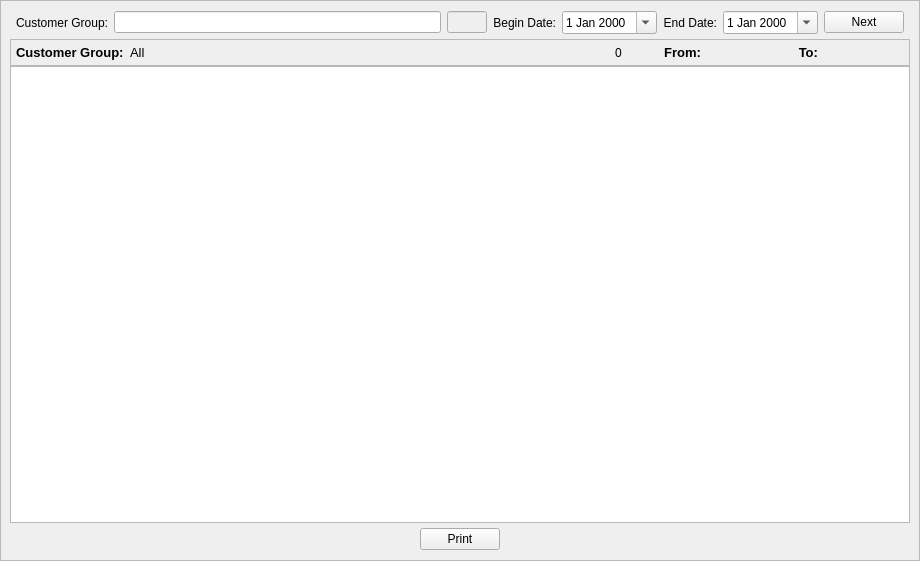
<?xml version="1.0" encoding="UTF-8"?>
<ui version="4.0">
 <class>CustomerSalesAndRecovery</class>
 <widget class="QWidget" name="CustomerSalesAndRecovery">
  <property name="geometry">
   <rect>
    <x>0</x>
    <y>0</y>
    <width>920</width>
    <height>561</height>
   </rect>
  </property>
  <property name="windowTitle">
   <string>Form</string>
  </property>
  <layout class="QHBoxLayout" name="horizontalLayout">
   <property name="leftMargin">
    <number>0</number>
   </property>
   <property name="topMargin">
    <number>0</number>
   </property>
   <property name="rightMargin">
    <number>0</number>
   </property>
   <property name="bottomMargin">
    <number>0</number>
   </property>
   <item>
    <widget class="QFrame" name="frame_2">
     <property name="frameShape">
      <enum>QFrame::StyledPanel</enum>
     </property>
     <property name="frameShadow">
      <enum>QFrame::Raised</enum>
     </property>
     <layout class="QHBoxLayout" name="horizontalLayout_6">
      <property name="leftMargin">
       <number>0</number>
      </property>
      <property name="topMargin">
       <number>5</number>
      </property>
      <property name="rightMargin">
       <number>0</number>
      </property>
      <property name="bottomMargin">
       <number>5</number>
      </property>
      <item>
       <spacer name="horizontalSpacer">
        <property name="orientation">
         <enum>Qt::Horizontal</enum>
        </property>
        <property name="sizeHint" stdset="0">
         <size>
          <width>0</width>
          <height>20</height>
         </size>
        </property>
       </spacer>
      </item>
      <item>
       <widget class="QFrame" name="frame">
        <property name="minimumSize">
         <size>
          <width>900</width>
          <height>0</height>
         </size>
        </property>
        <property name="maximumSize">
         <size>
          <width>900</width>
          <height>16777215</height>
         </size>
        </property>
        <property name="frameShape">
         <enum>QFrame::NoFrame</enum>
        </property>
        <property name="frameShadow">
         <enum>QFrame::Raised</enum>
        </property>
        <layout class="QGridLayout" name="gridLayout_2">
         <property name="leftMargin">
          <number>0</number>
         </property>
         <property name="topMargin">
          <number>0</number>
         </property>
         <property name="rightMargin">
          <number>0</number>
         </property>
         <property name="bottomMargin">
          <number>0</number>
         </property>
         <property name="verticalSpacing">
          <number>0</number>
         </property>
         <item row="3" column="0" colspan="3">
          <widget class="QFrame" name="frame_4">
           <property name="frameShape">
            <enum>QFrame::NoFrame</enum>
           </property>
           <property name="frameShadow">
            <enum>QFrame::Raised</enum>
           </property>
           <layout class="QHBoxLayout" name="horizontalLayout_7">
            <property name="leftMargin">
             <number>5</number>
            </property>
            <property name="topMargin">
             <number>5</number>
            </property>
            <property name="rightMargin">
             <number>5</number>
            </property>
            <property name="bottomMargin">
             <number>5</number>
            </property>
            <item>
             <spacer name="horizontalSpacer_5">
              <property name="orientation">
               <enum>Qt::Horizontal</enum>
              </property>
              <property name="sizeHint" stdset="0">
               <size>
                <width>399</width>
                <height>20</height>
               </size>
              </property>
             </spacer>
            </item>
            <item>
             <widget class="QPushButton" name="printButton">
              <property name="maximumSize">
               <size>
                <width>80</width>
                <height>16777215</height>
               </size>
              </property>
              <property name="text">
               <string>Print</string>
              </property>
             </widget>
            </item>
            <item>
             <spacer name="horizontalSpacer_6">
              <property name="orientation">
               <enum>Qt::Horizontal</enum>
              </property>
              <property name="sizeHint" stdset="0">
               <size>
                <width>398</width>
                <height>20</height>
               </size>
              </property>
             </spacer>
            </item>
           </layout>
          </widget>
         </item>
         <item row="2" column="0" colspan="3">
          <widget class="QTableWidget" name="detailTable">
           <property name="focusPolicy">
            <enum>Qt::NoFocus</enum>
           </property>
           <property name="editTriggers">
            <set>QAbstractItemView::NoEditTriggers</set>
           </property>
           <property name="alternatingRowColors">
            <bool>true</bool>
           </property>
           <property name="selectionMode">
            <enum>QAbstractItemView::NoSelection</enum>
           </property>
           <property name="selectionBehavior">
            <enum>QAbstractItemView::SelectRows</enum>
           </property>
          </widget>
         </item>
         <item row="0" column="1">
          <widget class="QFrame" name="frame_3">
           <property name="minimumSize">
            <size>
             <width>700</width>
             <height>0</height>
            </size>
           </property>
           <property name="maximumSize">
            <size>
             <width>16777215</width>
             <height>16777215</height>
            </size>
           </property>
           <property name="frameShape">
            <enum>QFrame::NoFrame</enum>
           </property>
           <property name="frameShadow">
            <enum>QFrame::Raised</enum>
           </property>
           <layout class="QHBoxLayout" name="horizontalLayout_9">
            <property name="leftMargin">
             <number>0</number>
            </property>
            <property name="topMargin">
             <number>5</number>
            </property>
            <property name="rightMargin">
             <number>0</number>
            </property>
            <property name="bottomMargin">
             <number>5</number>
            </property>
            <item>
             <layout class="QHBoxLayout" name="horizontalLayout_5">
              <item>
               <widget class="QLabel" name="label">
                <property name="text">
                 <string>Customer Group:</string>
                </property>
                <property name="alignment">
                 <set>Qt::AlignRight|Qt::AlignTrailing|Qt::AlignVCenter</set>
                </property>
               </widget>
              </item>
              <item>
               <layout class="QHBoxLayout" name="horizontalLayout_2">
                <item>
                 <widget class="QLineEdit" name="groupname"/>
                </item>
                <item>
                 <widget class="QLineEdit" name="groupid">
                  <property name="enabled">
                   <bool>false</bool>
                  </property>
                  <property name="maximumSize">
                   <size>
                    <width>40</width>
                    <height>16777215</height>
                   </size>
                  </property>
                 </widget>
                </item>
               </layout>
              </item>
             </layout>
            </item>
            <item>
             <layout class="QHBoxLayout" name="horizontalLayout_4">
              <item>
               <widget class="QLabel" name="label_2">
                <property name="text">
                 <string>Begin Date:</string>
                </property>
                <property name="alignment">
                 <set>Qt::AlignRight|Qt::AlignTrailing|Qt::AlignVCenter</set>
                </property>
               </widget>
              </item>
              <item>
               <widget class="QDateEdit" name="begindate">
                <property name="maximumSize">
                 <size>
                  <width>16777215</width>
                  <height>16777215</height>
                 </size>
                </property>
                <property name="calendarPopup">
                 <bool>true</bool>
                </property>
               </widget>
              </item>
             </layout>
            </item>
            <item>
             <layout class="QHBoxLayout" name="horizontalLayout_3">
              <item>
               <widget class="QLabel" name="label_3">
                <property name="text">
                 <string>End Date:</string>
                </property>
                <property name="alignment">
                 <set>Qt::AlignRight|Qt::AlignTrailing|Qt::AlignVCenter</set>
                </property>
               </widget>
              </item>
              <item>
               <widget class="QDateEdit" name="enddate">
                <property name="maximumSize">
                 <size>
                  <width>16777215</width>
                  <height>16777215</height>
                 </size>
                </property>
                <property name="calendarPopup">
                 <bool>true</bool>
                </property>
               </widget>
              </item>
             </layout>
            </item>
            <item>
             <widget class="QPushButton" name="nextButton">
              <property name="maximumSize">
               <size>
                <width>80</width>
                <height>16777215</height>
               </size>
              </property>
              <property name="text">
               <string>Next</string>
              </property>
             </widget>
            </item>
           </layout>
          </widget>
         </item>
         <item row="1" column="0" colspan="3">
          <widget class="QFrame" name="frame_5">
           <property name="minimumSize">
            <size>
             <width>0</width>
             <height>0</height>
            </size>
           </property>
           <property name="maximumSize">
            <size>
             <width>16777215</width>
             <height>40</height>
            </size>
           </property>
           <property name="frameShape">
            <enum>QFrame::StyledPanel</enum>
           </property>
           <property name="frameShadow">
            <enum>QFrame::Raised</enum>
           </property>
           <property name="midLineWidth">
            <number>1</number>
           </property>
           <layout class="QHBoxLayout" name="horizontalLayout_8">
            <property name="leftMargin">
             <number>5</number>
            </property>
            <property name="topMargin">
             <number>5</number>
            </property>
            <property name="rightMargin">
             <number>5</number>
            </property>
            <property name="bottomMargin">
             <number>5</number>
            </property>
            <item>
             <widget class="QLabel" name="label_4">
              <property name="minimumSize">
               <size>
                <width>108</width>
                <height>0</height>
               </size>
              </property>
              <property name="maximumSize">
               <size>
                <width>108</width>
                <height>16777215</height>
               </size>
              </property>
              <property name="font">
               <font>
                <pointsize>10</pointsize>
                <weight>75</weight>
                <bold>true</bold>
               </font>
              </property>
              <property name="text">
               <string>Customer Group:</string>
              </property>
             </widget>
            </item>
            <item>
             <widget class="QLabel" name="lbl_group">
              <property name="font">
               <font>
                <pointsize>10</pointsize>
               </font>
              </property>
              <property name="text">
               <string>All</string>
              </property>
             </widget>
            </item>
            <item>
             <widget class="QLabel" name="lbl_groupid">
              <property name="minimumSize">
               <size>
                <width>40</width>
                <height>0</height>
               </size>
              </property>
              <property name="maximumSize">
               <size>
                <width>40</width>
                <height>16777215</height>
               </size>
              </property>
              <property name="text">
               <string>0</string>
              </property>
             </widget>
            </item>
            <item>
             <widget class="QLabel" name="label_5">
              <property name="minimumSize">
               <size>
                <width>40</width>
                <height>0</height>
               </size>
              </property>
              <property name="maximumSize">
               <size>
                <width>40</width>
                <height>16777215</height>
               </size>
              </property>
              <property name="font">
               <font>
                <pointsize>10</pointsize>
                <weight>75</weight>
                <bold>true</bold>
               </font>
              </property>
              <property name="text">
               <string>From:</string>
              </property>
              <property name="alignment">
               <set>Qt::AlignRight|Qt::AlignTrailing|Qt::AlignVCenter</set>
              </property>
             </widget>
            </item>
            <item>
             <widget class="QLabel" name="lbl_from">
              <property name="minimumSize">
               <size>
                <width>80</width>
                <height>0</height>
               </size>
              </property>
              <property name="maximumSize">
               <size>
                <width>80</width>
                <height>16777215</height>
               </size>
              </property>
              <property name="font">
               <font>
                <pointsize>10</pointsize>
               </font>
              </property>
              <property name="text">
               <string/>
              </property>
             </widget>
            </item>
            <item>
             <widget class="QLabel" name="label_7">
              <property name="minimumSize">
               <size>
                <width>25</width>
                <height>0</height>
               </size>
              </property>
              <property name="maximumSize">
               <size>
                <width>25</width>
                <height>16777215</height>
               </size>
              </property>
              <property name="font">
               <font>
                <pointsize>10</pointsize>
                <weight>75</weight>
                <bold>true</bold>
               </font>
              </property>
              <property name="text">
               <string>To:</string>
              </property>
              <property name="alignment">
               <set>Qt::AlignRight|Qt::AlignTrailing|Qt::AlignVCenter</set>
              </property>
             </widget>
            </item>
            <item>
             <widget class="QLabel" name="lbl_to">
              <property name="minimumSize">
               <size>
                <width>80</width>
                <height>0</height>
               </size>
              </property>
              <property name="maximumSize">
               <size>
                <width>80</width>
                <height>16777215</height>
               </size>
              </property>
              <property name="font">
               <font>
                <pointsize>10</pointsize>
               </font>
              </property>
              <property name="text">
               <string/>
              </property>
             </widget>
            </item>
           </layout>
          </widget>
         </item>
        </layout>
       </widget>
      </item>
      <item>
       <spacer name="horizontalSpacer_2">
        <property name="orientation">
         <enum>Qt::Horizontal</enum>
        </property>
        <property name="sizeHint" stdset="0">
         <size>
          <width>0</width>
          <height>20</height>
         </size>
        </property>
       </spacer>
      </item>
     </layout>
    </widget>
   </item>
  </layout>
 </widget>
 <resources/>
 <connections/>
</ui>
